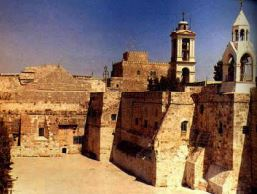
#> input picture capture.jpg, 257 x 194 px, given in place of the camera
$ python videologo.py
#> lines starting #> are read from the running program, lines starting #| are printed output that depends on the picture; after the words box and inside, x2 and y2 are one past the last pixel; in counts of white or black regions, pixels touching at a corner belong together
import cv2
import numpy as np

cap = cv2.VideoCapture(0)

while(1):
    ret, frame = cap.read()
#> frame is the input picture: shape (194, 257, 3); mean B, G, R 92.9, 107.8, 133.9

    hsv = cv2.cvtColor(frame, cv2.COLOR_BGR2HSV)
#> hsv: shape (194, 257, 3); mean H, S, V 48, 131.4, 147.9

    # define range of blue color in HSV
    lower_blue = np.array([110,50,50])
    upper_blue = np.array([150,255,255])

    lower_green = np.array([40,50,50])
    upper_green = np.array([80,255,255])

    lower_red = np.array([170,50,50])
    upper_red = np.array([180,255,255])

    # Threshold the HSV image to get only blue colors
    mask = cv2.inRange(hsv, lower_blue, upper_blue)
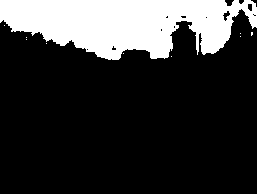
#> mask: shape (194, 257); 21.2% white; 10 white regions (9 under 20 px), largest, box (x1, y1, x2, y2) and area: (0, 0, 257, 60) 10538
    mask1 = cv2.inRange(hsv, lower_green, upper_green)
#> mask1: shape (194, 257); every value is 0
    mask2 = cv2.inRange(hsv, lower_red, upper_red)
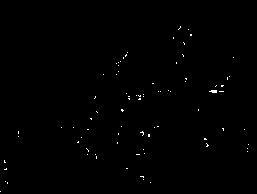
#> mask2: shape (194, 257); 0.41% white in thin lines or dots, all inside (x1, y1, x2, y2) = (0, 26, 249, 192)

    # Bitwise-AND mask and original image
    res = cv2.bitwise_and(frame,frame, mask= mask)
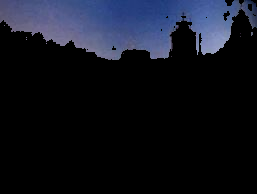
#> res: shape (194, 257, 3); mean B, G, R 29.8, 19.6, 16.7
    res1 = cv2.bitwise_and(frame,frame, mask= mask1)
#> res1: shape (194, 257, 3); every value is 0
    res2 = cv2.bitwise_and(frame,frame, mask= mask2)

    cv2.imshow('frame',frame)
    cv2.imshow('res',res)
    cv2.imshow('res1',res1)
    cv2.imshow('res2',res2)
    k = cv2.waitKey(5) & 0xFF
#> (key Esc is pressed here)
    if k == 27:
        break

cv2.destroyAllWindows()
